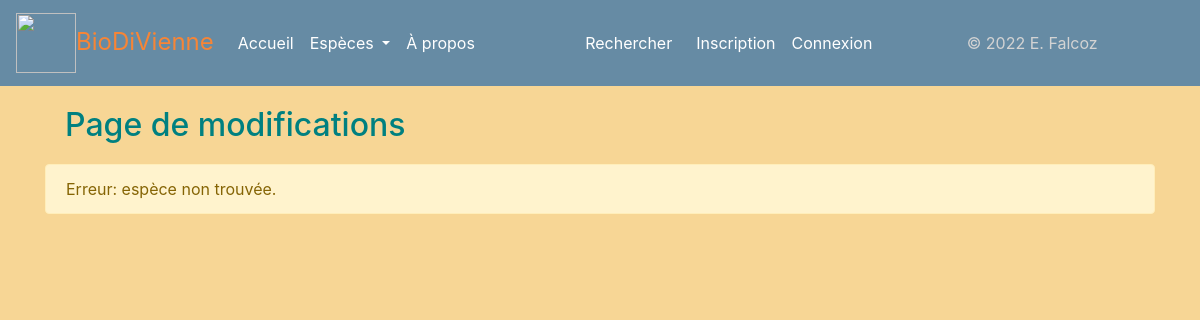
The app's page /modifier/34, older data.
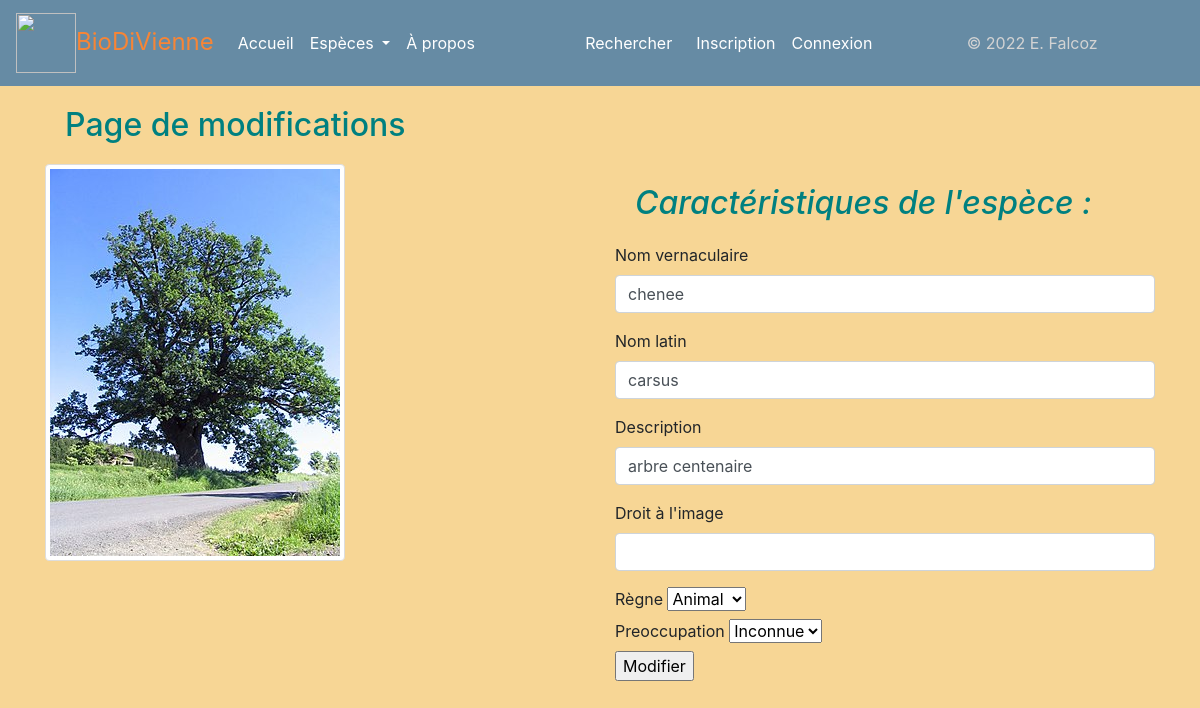
The same page, newer data.
### app.py (models this page shows)
class Espece(db.Model):
    espece_id = db.Column(db.Integer, unique=True, nullable=False, primary_key=True, autoincrement=True)
    espece_fichier = db.Column(db.Text, unique=True, nullable=False)
    espece_regne = db.Column(db.Text)
    espece_nom_vernaculaire = db.Column(db.Text, nullable=False)
    espece_nom_latin = db.Column(db.Text, unique=True, nullable=False)
    espece_description = db.Column(db.Text)
    espece_preoccupation = db.Column(db.Text)
    authorships = db.relationship("Authorship", back_populates="espece")

### app.py (the view)
@app.route("/modifier/<int:espece_id>")
def espece_modif(espece_id):
    unique_espece = Espece.query.get(espece_id)
    return render_template('pages/modifier.html', espece=unique_espece)

### templates/pages/modifier.html (shortened to what this page needs)
{% extends "conteneur.html" %}
{% block corps %}
<!DOCTYPE html>
<html lang="en">
<head>
</head>
<body>
	<h2>Page de modifications</h2>
	{% if not espece %}
		<div class="alert alert-warning" role="alert">Erreur: espèce non trouvée.</div>
	{% else %}
	<div class="row align-items-start">
		<div class="col">
			<img src="/display/{{espece.espece_fichier}}" class="img-thumbnail img-responsive"/>
		</div>
		<div class="col">
			<h2><i>Caractéristiques de l'espèce :</i></h2>
	<form class="form" method="POST" action="/modifier_post" id="modif_post">
			<div class="mb-3">
                <label class="form-label">Nom vernaculaire</label>
                <input type="text" class="form-control" id="vernaculaire" name="vernaculaire" value="{{espece.espece_nom_vernaculaire}}">
              </div>
			<div class="mb-3">
                <label class="form-label">Nom latin</label>
                <input type="text" class="form-control" id="latin" name="latin" value="{{espece.espece_nom_latin}}">
              </div>
			<div class="mb-3">
                <label class="form-label">Description</label>
                <input type="text" class="form-control" id="description" name="description" value="{{espece.espece_description}}">
              </div>
			<div class="mb-3">
                <label class="form-label">Droit à l'image</label>
                <input type="text" class="form-control" id="droit_image" name="droit_image">
              </div>
			<label for="regne">Règne</label>
      <select name="regne" id="regne">
        <option value="animal">Animal</option>
      </select></br>
			<label for="preoc">Preoccupation</label>
      <select name="preoccupation" id="preoc">
		  <option value="LC">Inconnue</option>
      </select></br>
		<input type="submit" value="Modifier">
	</form>
		</div>
	</div>
{% endif %}
</body>
</html>
{% endblock %}

Row changes from the older to the newer data that the page shows:
added Espece: espece_fichier (picture), vernaculaire "chenee", latin "carsus", description "arbre centenaire"
Text that changed along with them:
form field regne: (not shown) → "Animal"
form field preoccupation: (not shown) → "Inconnue"
form field value: (not shown) → "Modifier"
text no longer shown: "Erreur: espèce non trouvée."
text now shown: "Caractéristiques de l'espèce : Nom vernaculaire Nom latin Description Droit à l'image Règne Preoccupation"
